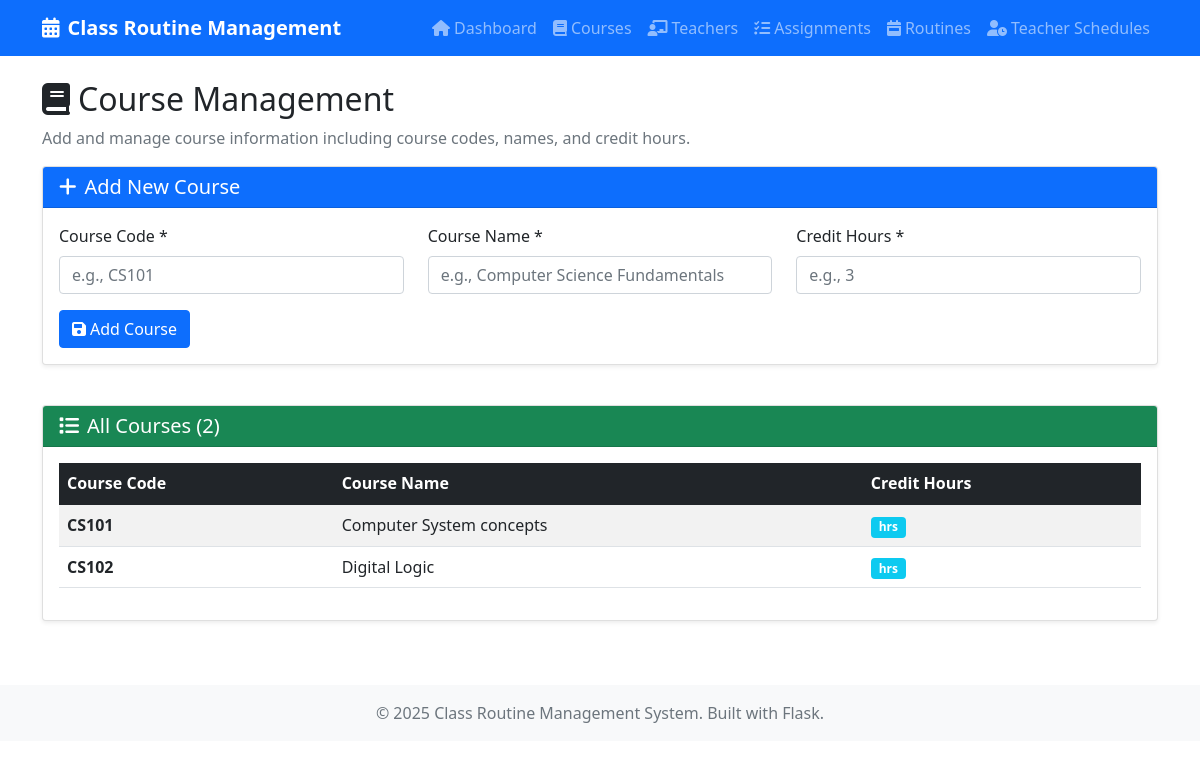
The app's page /courses, older data.
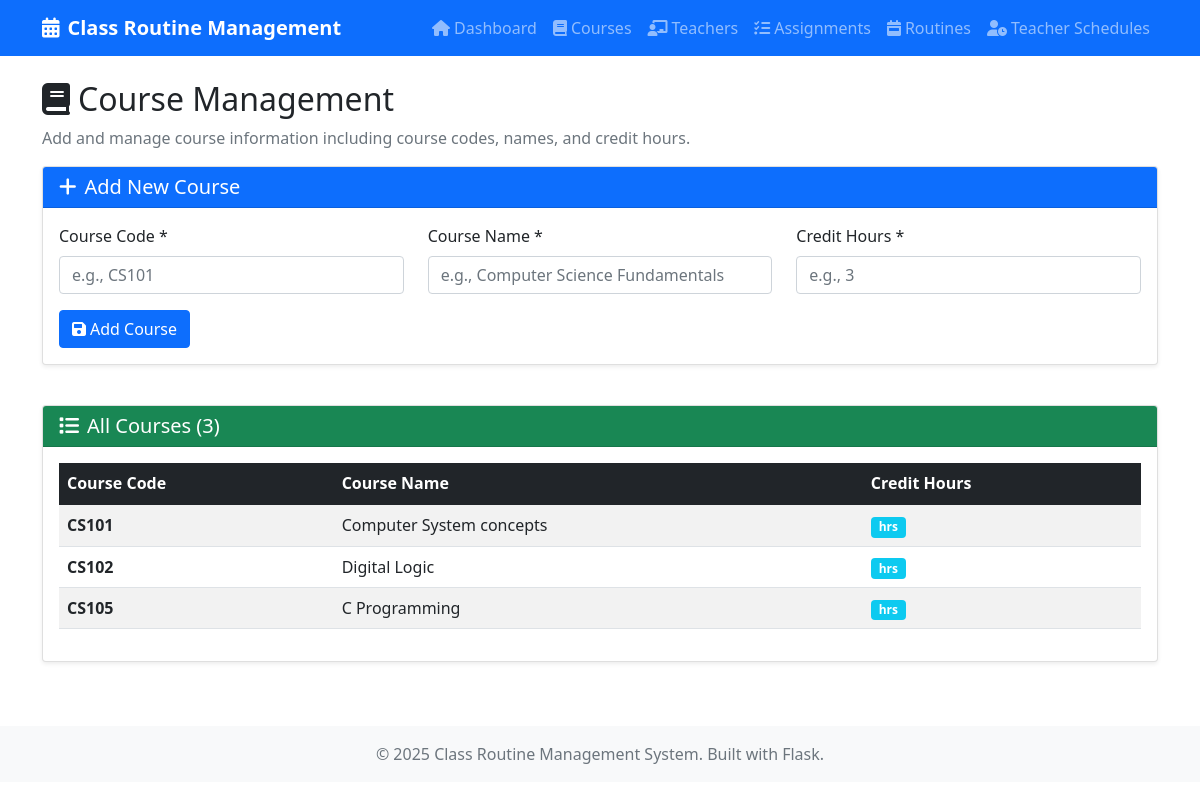
The same page, newer data.
### tables this page shows
CREATE TABLE Course (
                    Course_Code TEXT PRIMARY KEY,
                    Course_Name TEXT NOT NULL,
                    Credit_hrs INTEGER NOT NULL
                );

### flask_app.py (the view)
@app.route('/courses')
def courses():
    courses_data = db.get_courses()
    return render_template('courses.html', courses=courses_data.to_dict('records'))

### database.py (called while the page is built)
    def get_connection(self):
        return sqlite3.connect(self.db_name)

    def get_courses(self) -> pd.DataFrame:
        conn = self.get_connection()
        try:
            return pd.read_sql_query("SELECT * FROM Course", conn)
        finally:
            conn.close()

### templates/courses.html (shortened to what this page needs)
{% extends "base.html" %}
{% block content %}
<div class="row">
    <div class="col-12">
        <h2><i class="fas fa-book me-2"></i>Course Management</h2>
        <p class="text-muted">Add and manage course information including course codes, names, and credit hours.</p>
    </div>
</div>
<div class="row mb-4">
    <div class="col-12">
        <div class="card">
            <div class="card-header bg-primary text-white">
                <h5 class="mb-0"><i class="fas fa-plus me-2"></i>Add New Course</h5>
            </div>
            <div class="card-body">
                <form method="POST" action="{{ url_for('add_course') }}">
                    <div class="row">
                        <div class="col-md-4">
                            <div class="mb-3">
                                <label for="course_code" class="form-label">Course Code *</label>
                                <input type="text" class="form-control" id="course_code" name="course_code" required placeholder="e.g., CS101">
                            </div>
                        </div>
                        <div class="col-md-4">
                            <div class="mb-3">
                                <label for="course_name" class="form-label">Course Name *</label>
                                <input type="text" class="form-control" id="course_name" name="course_name" required placeholder="e.g., Computer Science Fundamentals">
                            </div>
                        </div>
                        <div class="col-md-4">
                            <div class="mb-3">
                                <label for="credit_hours" class="form-label">Credit Hours *</label>
                                <input type="number" class="form-control" id="credit_hours" name="credit_hours" required min="1" max="6" placeholder="e.g., 3">
                            </div>
                        </div>
                    </div>
                    <button type="submit" class="btn btn-primary">
                        <i class="fas fa-save me-1"></i>Add Course
                    </button>
                </form>
            </div>
        </div>
    </div>
</div>
<div class="row">
    <div class="col-12">
        <div class="card">
            <div class="card-header bg-success text-white">
                <h5 class="mb-0"><i class="fas fa-list me-2"></i>All Courses ({{ courses|length }})</h5>
            </div>
            <div class="card-body">
                {% if courses %}
                <div class="table-responsive">
                    <table class="table table-striped table-hover">
                        <thead class="table-dark">
                            <tr>
                                <th>Course Code</th>
                                <th>Course Name</th>
                                <th>Credit Hours</th>
                            </tr>
                        </thead>
                        <tbody>
                            {% for course in courses %}
                            <tr>
                                <td><strong>{{ course.Course_Code }}</strong></td>
                                <td>{{ course.Course_Name }}</td>
                                <td>
                                    <span class="badge bg-info">{{ course.Credit_Hours }} hrs</span>
                                </td>
                            </tr>
                            {% endfor %}
                        </tbody>
                    </table>
                </div>
                {% else %}
                <div class="text-center py-4">
                    <i class="fas fa-book fa-3x text-muted mb-3"></i>
                    <p class="text-muted">No courses found. Add your first course using the form above.</p>
                </div>
                {% endif %}
            </div>
        </div>
    </div>
</div>
{% endblock %}

Row changes from the older to the newer data that the page shows:
added Course: Course_Code "CS105", Course_Name "C Programming"
Text that changed along with them:
{{ courses|length }}: "2" → "3"
